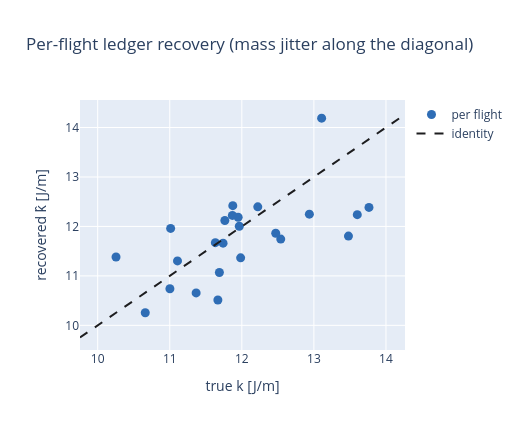

The notebook cell this image was saved under:
### Markdown cell above
## 4. The ledger: a convex fit with held-out skill

A per-log ridge least-squares of `[even nuisance | k·Δz | wind]` on the segment
energies recovers each vehicle's `k`. We never trust in-sample fit; the headline
is **held-out directed-energy R²**: match each climb to a similar descent and
score the predicted energy *difference*. Matching makes the even bracket nearly
cancel, so the score is dominated by the odd channel — a model with the right
nuisance but no ledger keeps only the residue that imperfect matching leaves
behind, far below the full model.

### Code cell
fits = fit_per_log(df)
k_hat = k_series(fits).sort_index()
k_true = truth.k_by_log.sort_index()
train, test = split_segments(df, test_frac=0.3, seed=0)
de_r2, n_pairs = directed_energy_r2(test, fleet_predictor(fit_per_log(train)))
print(f"within-airframe ledger consistency:  CV = {k_consistency(k_hat):.3f}")
print(f"held-out directed-energy R² = {de_r2:.3f}  ({n_pairs} climb/descent pairs)")

fig = go.Figure()
fig.add_trace(go.Scatter(x=np.array(k_true), y=np.array(k_hat), mode="markers",
                         marker=dict(size=9, color=PALETTE["primary"]), name="per flight"))
lim = [float(k_true.min()) - 0.5, float(k_true.max()) + 0.5]
fig.add_trace(go.Scatter(x=lim, y=lim, mode="lines",
                         line=dict(color=PALETTE["ink"], dash="dash"), name="identity"))
fig.update_layout(height=430, width=520, paper_bgcolor="white",
                  title="Per-flight ledger recovery (mass jitter along the diagonal)",
                  xaxis_title="true k [J/m]", yaxis_title="recovered k̂ [J/m]")
fig.show()

### Figure 1 — Plotly figure (JSON) as saved in the notebook; plotly's stock layout.template omitted (floating-point values rounded to 4 significant figures)
{"data": [{"marker": {"color": "#2f6db5", "size": 9}, "mode": "markers", "name": "per flight", "type": "scatter", "x": [11.98, 11.76, 11.01, 10.25, 11.11, 13.11, 11.95, 11.0, 12.22, 11.87, 12.54, 11.37, 12.94, 11.74, 13.6, 11.97, 11.69, 13.48, 11.87, 13.76, 11.63, 12.47, 10.66, 11.67], "y": [11.37, 12.12, 11.96, 11.38, 11.3, 14.19, 12.19, 10.74, 12.4, 12.22, 11.74, 10.66, 12.25, 11.66, 12.24, 12.0, 11.07, 11.8, 12.42, 12.38, 11.67, 11.86, 10.25, 10.51]}, {"line": {"color": "#1d1d1f", "dash": "dash"}, "mode": "lines", "name": "identity", "type": "scatter", "x": [9.754, 14.26], "y": [9.754, 14.26]}], "layout": {"height": 430, "paper_bgcolor": "white", "title": {"text": "Per-flight ledger recovery (mass jitter along the diagonal)"}, "width": 520, "xaxis": {"title": {"text": "true k [J/m]"}}, "yaxis": {"title": {"text": "recovered k̂ [J/m]"}}}}
